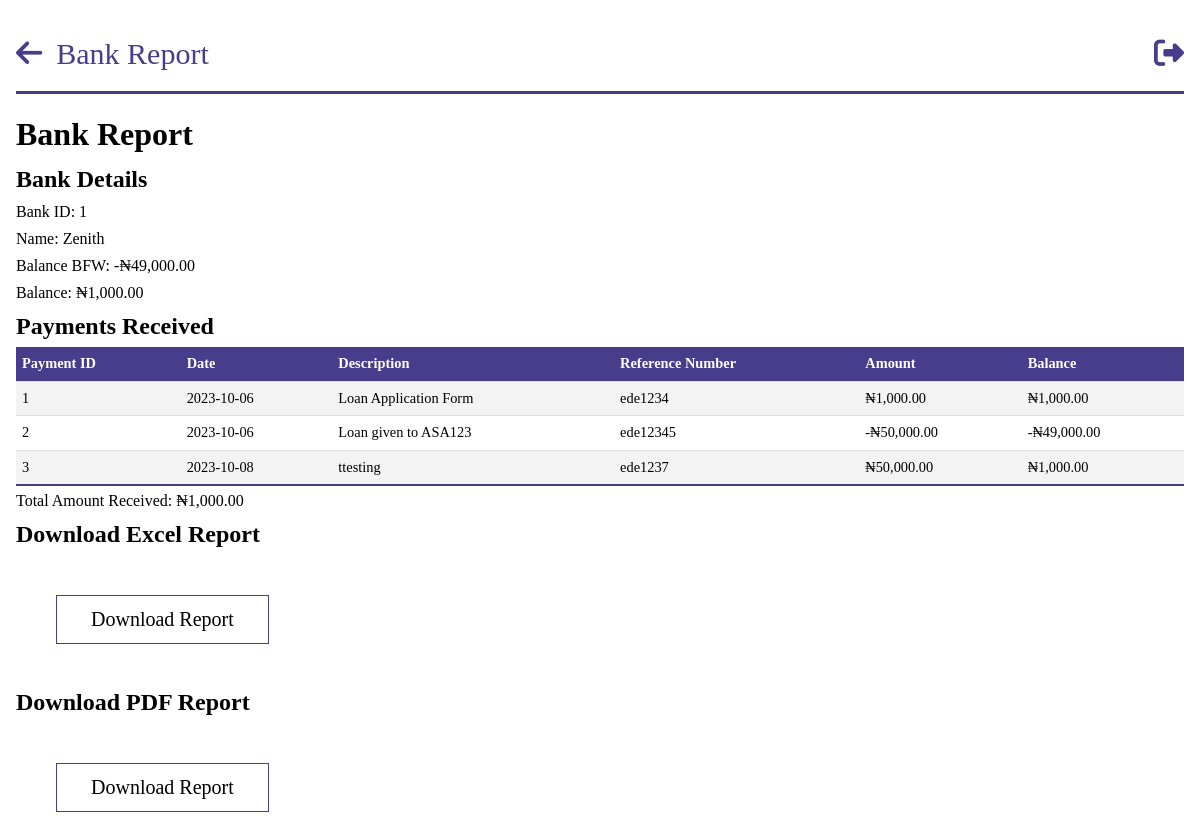
/bank_report/1 (signed in), run on an earlier commit of the app's database.
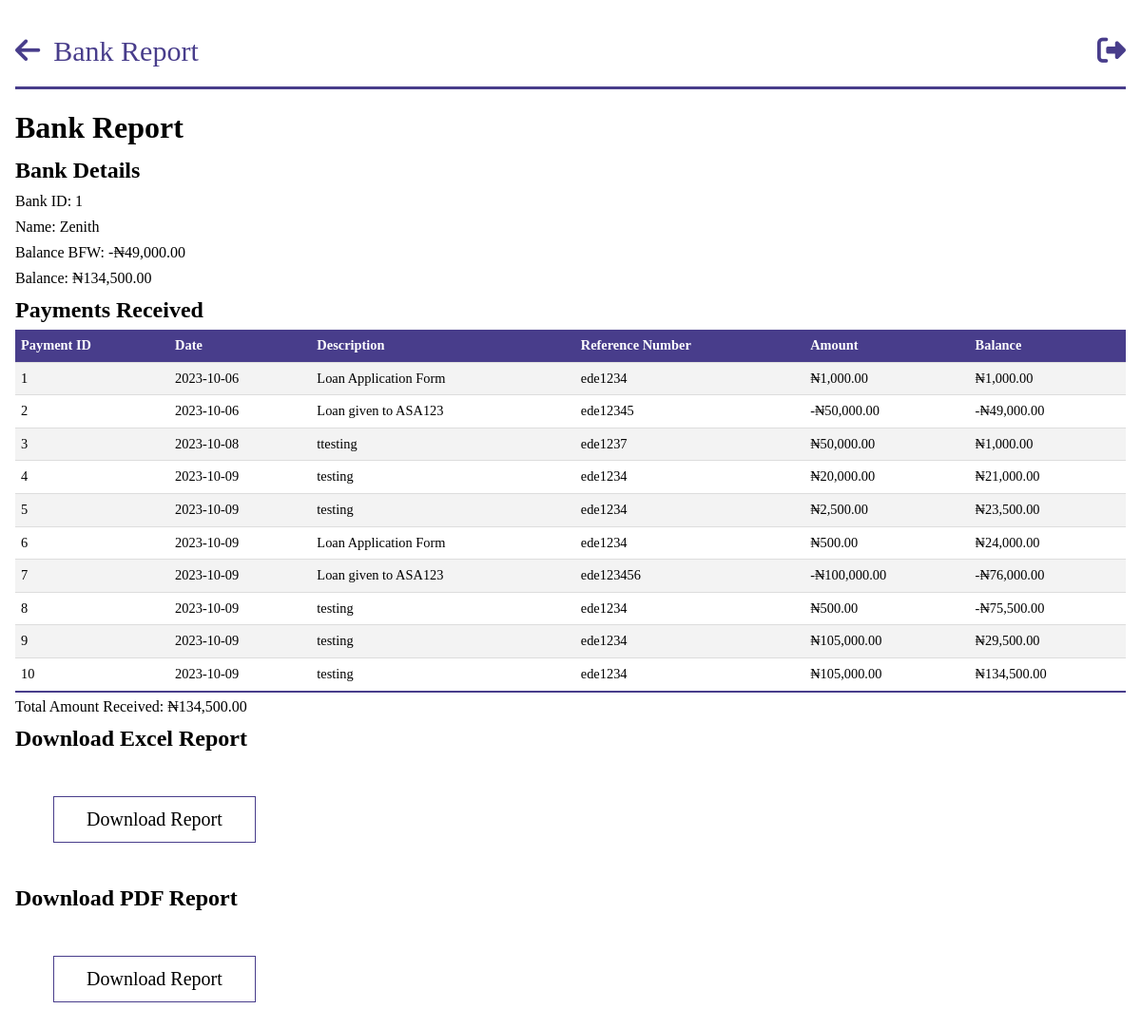
And on a later commit of the database.
### models.py (models this page shows, shortened)
class Bank(db.Model):
    __tablename__ = "banks"
    id = db.Column(db.Integer, primary_key=True)
    name = db.Column(db.String, nullable=False, unique=True)
    balance_bfd = db.Column(db.Float, default=0.0)
    new_balance = db.Column(db.Float, default=0.0)
    payments = db.relationship("BankPayment", backref="bank")

class BankPayment(db.Model):
    __tablename__ = "bank_payments"
    id = db.Column(db.Integer, primary_key=True)
    amount = db.Column(db.Float, nullable=False)
    exact_date = db.Column(db.DateTime, nullable=False, default=datetime.utcnow)
    date = db.Column(db.Date, nullable=False)
    person_id = db.Column(
        db.Integer, db.ForeignKey("persons.id"), nullable=True, index=True
    )
    company_id = db.Column(
        db.Integer, db.ForeignKey("companies.id"), nullable=True, index=True
    )
    description = db.Column(db.String, nullable=True)
    ref_no = db.Column(db.String)
    bank_balance = db.Column(db.Float, nullable=True)
    bank_id = db.Column(
        db.Integer, db.ForeignKey("banks.id"), nullable=True, index=True
    )
    year = db.Column(db.Integer, nullable=False)

### app.py (the view)
@app.route("/bank_report/<bank_id>")
@login_required
@role_required(["Admin", "Secretary", "Sub-Admin"])
def individual_bank_report(bank_id):
    bank = query.get_bank(bank_id)
    payments = bank.payments
    total_amount = sum(payment.amount for payment in payments)
    return render_template(
        "query/bank_report.html",
        bank=bank,
        payments=payments,
        total_amount=total_amount,
    )

### app.py (called while the page is built)
@login_manager.user_loader
def load_user(person_id):
    return Person.query.get(person_id)

def role_required(roles_required):
    def decorator(view_func):
        @wraps(view_func)
        def wrapper(*args, **kwargs):
            if not current_user.is_authenticated:
                flash("You must be logged in to access this page.", "error")
                return redirect(url_for("login"))
            user_role = current_user.role
            if user_role.name not in roles_required:
                flash("You don't have the required role to access this page.", "error")
                return redirect(
                    url_for("dashboard")
                )  # Change this to your desired redirect
            return view_func(*args, **kwargs)
        return wrapper
    return decorator

@app.before_request
def before_request():
    g.user = current_user

@app.template_filter("currency")
@login_required
def currency(value):
    modified_value = format_currency(value)  # Modify the value as needed
    return modified_value

### queries.py (called while the page is built)
    def get_bank(self, bank_id):
        bank = Bank.query.get(bank_id)
        return bank

### templates/query/bank_report.html (shortened to what this page needs)
{%extends 'base.html' %}
{% block header%}
Bank Report
{% endblock  %}
{% block anchor%}
<a href="{{ url_for('queries') }}" id='arrow'><i class="fa-solid fa-arrow-left"></i></a>
{% endblock  %}
{%block content%}
<body id="person">
    <h1>Bank Report</h1>
    <h2>Bank Details</h2>
    <p>Bank ID: {{ bank.id }}</p>
    <p>Name: {{ bank.name }}</p>
    <p>Balance BFW: {{ bank.balance_bfd | currency}}</p>
    <p>Balance: {{ bank.new_balance | currency}}</p>
    <h2>Payments Received</h2>
    <table class="tab-content">
        <thead>
            <tr>
                <th>Payment ID</th>
                <th>Date</th>
                <th>Description</th>
                <th>Reference Number</th>
                <th>Amount</th>
                <th>Balance</th>
            </tr>
        </thead>
        <tbody>
            {% for payment in payments %}
            <tr>
                <td>{{ payment.id }}</td>
                <td>{{ payment.date }}</td>
                <td>{{ payment.description}}</td>
                <td>{{ payment.ref_no}}</td>
                <td>{{ payment.amount | currency }}</td>
                <td>{{ payment.bank_balance | currency}}</td>
            </tr>
            {% endfor %}
        </tbody>
    </table>
    </body>
    <p>Total Amount Received: {{ total_amount | currency }}</p>
    <h2>Download Excel Report</h2>
    <button id="downloadExcelButton">Download Report</button>
    <h2>Download PDF Report</h2>
    <button id="downloadPdfButton" onclick="window.print()">Download Report</button>
</body>
{%endblock%}

What changed in the data, as far as the page shows it:
changed Bank "Zenith": new_balance "₦1,000.00" → "₦134,500.00"
added BankPayment: id "4", date "2023-10-09", description "testing", ref_no "ede1234", amount "₦20,000.00", bank_balance "₦21,000.00"
added BankPayment: id "5", date "2023-10-09", description "testing", ref_no "ede1234", amount "₦2,500.00", bank_balance "₦23,500.00"
added BankPayment: id "6", date "2023-10-09", description "Loan Application Form", ref_no "ede1234", amount "₦500.00", bank_balance "₦24,000.00"
added BankPayment: id "7", date "2023-10-09", description "Loan given to ASA123", ref_no "ede123456", amount "-₦100,000.00", bank_balance "-₦76,000.00"
added BankPayment: id "8", date "2023-10-09", description "testing", ref_no "ede1234", amount "₦500.00", bank_balance "-₦75,500.00"
added BankPayment: id "9", date "2023-10-09", description "testing", ref_no "ede1234", amount "₦105,000.00", bank_balance "₦29,500.00"
added BankPayment: id "10", date "2023-10-09", description "testing", ref_no "ede1234", amount "₦105,000.00", bank_balance "₦134,500.00"
Also different on the page:
{{ total_amount | currency }}: "₦1,000.00" → "₦134,500.00"
